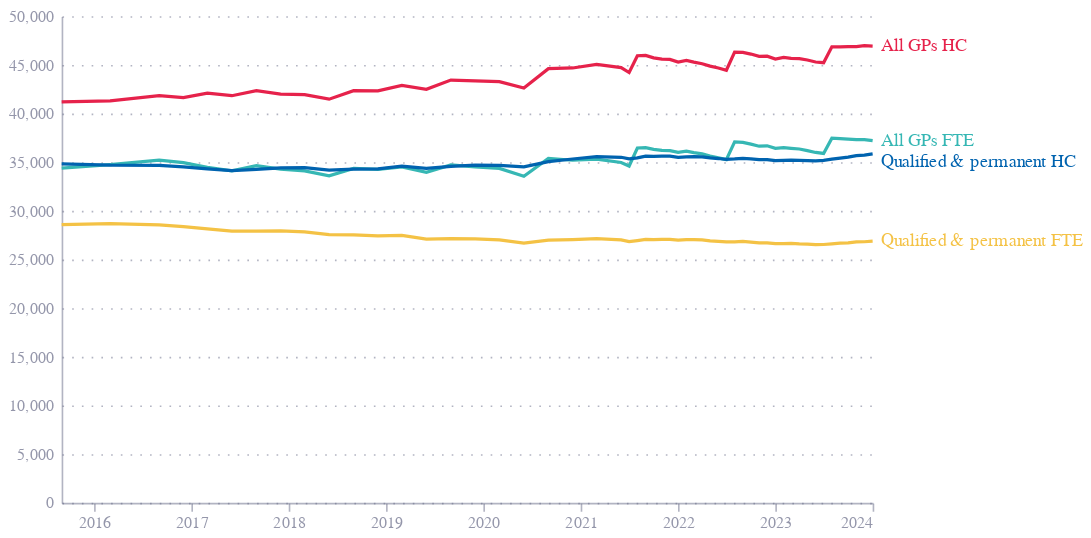

The cell this chart's notebook holds for it:
### Code cell
with open("vals.js") as f:
    vals = f.read()

vals = vals.replace("new Date(", "").replace("0)", "0")

data = json.loads(vals)
data

parsed_data = []

# All GPs HC", "All GPs FTE", "Qualified & permanent FTE", "Qualified & permanent HC

for row in data['data']:
    # 1441065600000
    parsed_row = {}
    parsed_row['date'] = pd.to_datetime(row['label'], unit='ms')
    parsed_row['All GPs HC'] = row['value'][0]
    parsed_row['All GPs FTE'] = row['value'][1]
    parsed_row['Qualified & permanent FTE'] = row['value'][2]
    parsed_row['Qualified & permanent HC'] = row['value'][3]
    parsed_data.append(parsed_row)


df = pd.DataFrame(parsed_data)
df = df.melt('date', var_name='series', value_name='value')
df = df.dropna()
df

df['label'] = np.where(df.date == "2024-01-01", df.series, '')

base = alt.Chart(df).encode(
    x=alt.X('date:T', axis=alt.Axis()),
    y=alt.Y('value:Q', axis=alt.Axis(title=None)),
    color=alt.Color('series:N', legend=None),
)

lines = base.mark_line()

end_label = base.mark_text(align='left', dx=5,     dy=alt.expr("datum.series == 'Qualified & permanent HC' ? 5 : 0")
).encode(
    text='label:N',
)


chart = lines  + end_label

chart = chart.properties(
    width=500,
    height=300
)
chart.save('gps.json')
chart.save('gps.png', scale_factor=3.0)
chart

### Figure 1 — Vega-Lite specification as saved in the notebook (floating-point values rounded to 4 significant figures; data arrays with more than 128 entries replaced by an {"elided": "..."} marker saying what was removed)
{"config": {"font": "Circular Std", "mark": {"line": {"interpolate": "monotone"}}, "view": {"stroke": "transparent", "width": 400, "height": 300}, "range": {"category": ["#36B7B4", "#E6224B", "#F4C245", "#0063AF", "#00A767", "#179FDB", "#EB5C2E"], "diverging": ["#E6224B", "#E54753", "#C9C9C9", "#179FDB", "#122B39"], "heatmap": ["#C9C9C9", "#179FDB", "#0063AF", "#122B39"], "ordinal": ["#00A767", "#36B7B4", "#179FDB", "#0063AF", "#243B5A"]}, "axisX": {"domainColor": "#676A86", "domainOpacity": 0.5, "grid": false, "labelAngle": 0, "labelColor": "#676A86", "labelOpacity": 0.7, "orient": "bottom", "tickColor": "#676A86", "tickCount": 10, "tickOpacity": 0.5, "title": false, "titleAlign": "center", "titleAnchor": "middle", "titleColor": "#676A86", "titleFontSize": 12, "titleOpacity": 0.8, "titleY": -15}, "axisY": {"domainColor": "#676A86", "domainOpacity": 0.5, "gridColor": "#676A86", "gridDash": [1, 5], "gridOpacity": 0.5, "labelColor": "#676A86", "labelOpacity": 0.7, "labelPadding": 5, "tickColor": "#676A86", "tickCount": 8, "tickOpacity": 0.5, "ticks": false, "titleAlign": "left", "titleAngle": 0, "titleBaseline": "bottom", "titleColor": "#676A86", "titleFontSize": 12, "titleOpacity": 0.8, "titleX": 0, "titleY": -7}}, "layer": [{"mark": {"type": "line"}, "encoding": {"color": {"field": "series", "legend": null, "type": "nominal"}, "x": {"axis": {}, "field": "date", "type": "temporal"}, "y": {"axis": {"title": null}, "field": "value", "type": "quantitative"}}}, {"mark": {"type": "text", "align": "left", "dx": 5, "dy": {"expr": "datum.series == 'Qualified & permanent HC' ? 5 : 0"}}, "encoding": {"color": {"field": "series", "legend": null, "type": "nominal"}, "text": {"field": "label", "type": "nominal"}, "x": {"axis": {}, "field": "date", "type": "temporal"}, "y": {"axis": {"title": null}, "field": "value", "type": "quantitative"}}}], "data": {"name": "data-1e552985464f033d177f56f7b43af873"}, "height": 300, "width": 500, "$schema": "https://vega.github.io/schema/vega-lite/v5.8.0.json", "datasets": {"data-1e552985464f033d177f56f7b43af873": {"elided": "212 records"}}}
